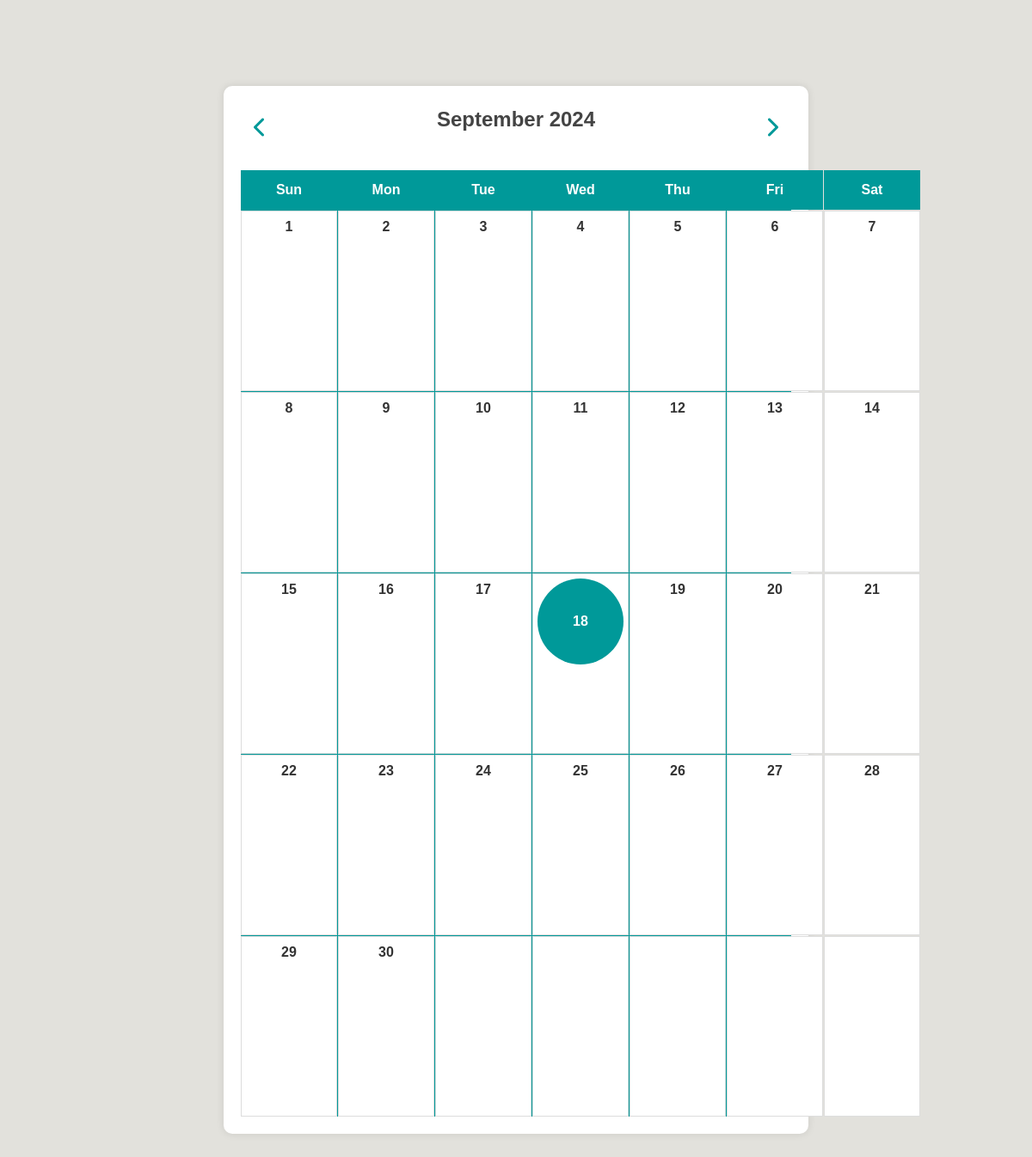
/calendar, run on an earlier commit of the app's database.
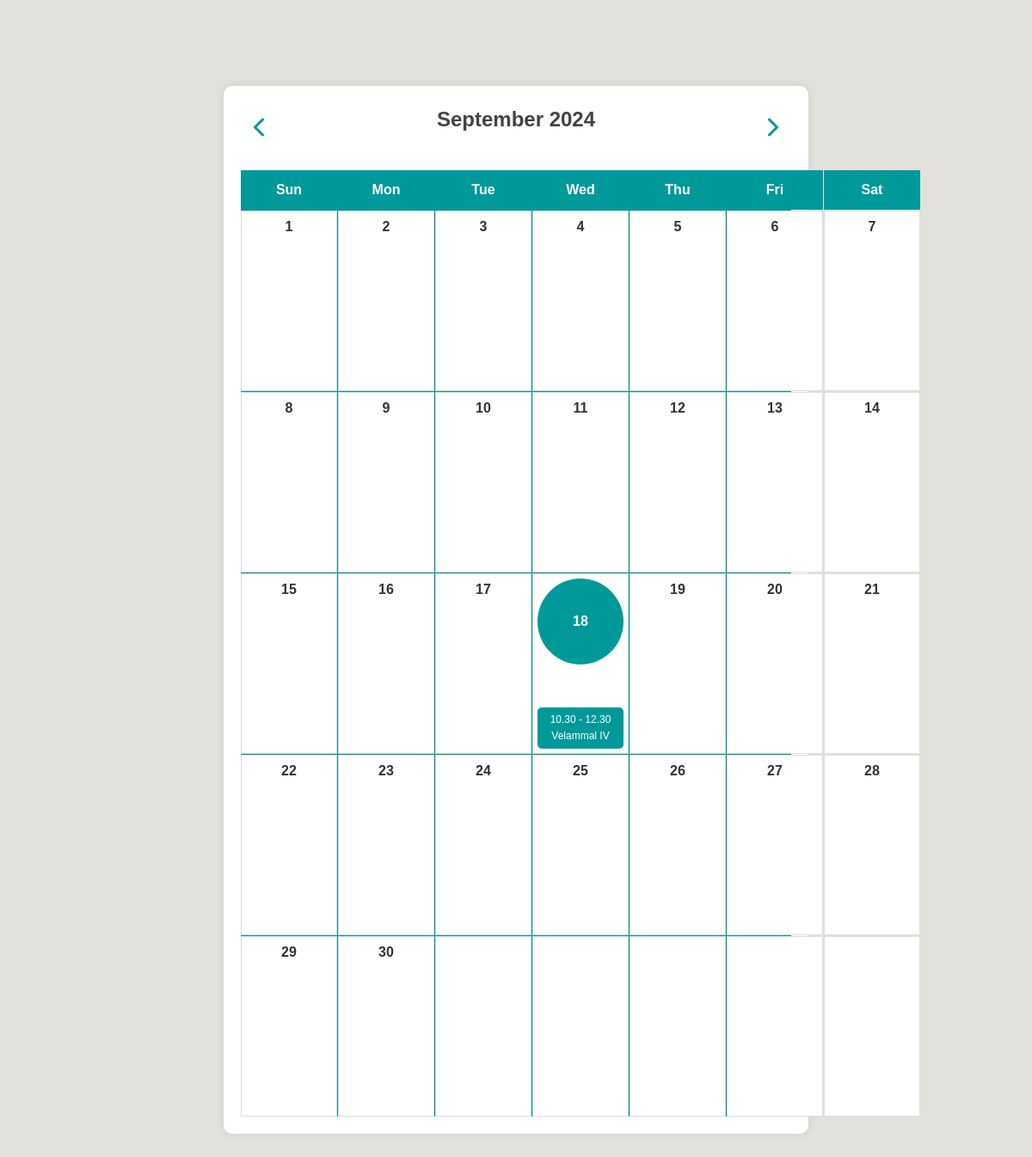
And on a later commit of the database.
### app/models.py (models this page shows)
class Event(db.Model):
    id = db.Column(db.Integer, primary_key=True)
    title = db.Column(db.String(100), nullable=False)
    date = db.Column(db.Date, nullable=False)
    description = db.Column(db.String(200))

### app/routes.py (the view, shortened to what this page needs)
@app.route('/calendar', methods=['GET', 'POST'])
def calendar_view():
    year = int(request.args.get('year', datetime.now().year))
    month = int(request.args.get('month', datetime.now().month))
    today = datetime.now().day if month == datetime.now().month else None
    month_name = cal.month_name[month]
    cal_instance = cal.Calendar(firstweekday=6)  # Sunday as the first day of the week
    month_days = cal_instance.monthdayscalendar(year, month)
    events = Event.query.filter(
        db.extract('month', Event.date) == month,
        db.extract('year', Event.date) == year
    ).all()
    return render_template(
        'calendar.html', current_month=month_name, current_year=year,
        weeks=month_days, events=events, current_day=today,
        previous_month=(month - 1) or 12,
        previous_year=year - 1 if month == 1 else year,
        next_month=(month + 1) if month < 12 else 1,
        next_year=year + 1 if month == 12 else year
    )

### app/templates/calendar.html (shortened to what this page needs)
{% extends 'base_cal.html' %}
{% block content %}
<div class="calendar-container">
    <div class="calendar-header">
        <button id="prevMonth"><i class="fa-solid fa-chevron-left"></i></button>
        <h2 id="monthYear">{{ current_month }} {{ current_year }}</h2>
        <button id="nextMonth"><i class="fa-solid fa-chevron-right"></i></button>
    </div>
    <div class="calendar-grid">
        <div class="day-name">Sun</div>
        <div class="day-name">Mon</div>
        <div class="day-name">Tue</div>
        <div class="day-name">Wed</div>
        <div class="day-name">Thu</div>
        <div class="day-name">Fri</div>
        <div class="day-name">Sat</div>
        {% for week in weeks %}
            {% for day in week %}
            <div class="calendar-day">
                {% if day > 0 %}
                    <div class="day-number {% if day == current_day %}today{% endif %}">
                        {{ day }}
                    </div>
                    <div class="events-list">
                        {% for event in events %}
                            {% if event.date.day == day %}
                            <div class="event-title"
                                 data-title="{{ event.title }}"
                                 data-date="{{ event.date.strftime('%Y-%m-%d') }}"
                                 data-description="{{ event.description }}"
                                 onclick="showPopup(this)">
                                {{ event.title }}
                            </div>
                            {% endif %}
                        {% endfor %}
                    </div>
                {% else %}
                    <div class="empty-day"></div>
                {% endif %}
            </div>
            {% endfor %}
        {% endfor %}
    </div>
</div>
{% endblock %}

### app/templates/base_cal.html (shortened to what this page needs)
<!DOCTYPE html>
<html lang="en">
<head>
    <link rel="stylesheet" href="{{ url_for('static', filename='css/style_cal.css') }}">
    <link rel="stylesheet" href="https://cdnjs.cloudflare.com/ajax/libs/font-awesome/6.6.0/css/all.min.css" />
    <link rel="stylesheet" href="https://cdnjs.cloudflare.com/ajax/libs/font-awesome/6.6.0/css/brands.min.css" />
</head>
<body>
    <div class="container">
        {% block content %}{% endblock %}
    </div>
</body>
</html>

### app/static/css/style_cal.css (style rules this page uses)
body, h1, h2, h3, p, form { margin: 0; padding: 0; }
body { font-family: Arial, sans-serif; background-color: #f4f4f9; color: #333; line-height: 1.6; }
.container { width: 60%; margin: 0 auto; padding: 20px; padding-top:200px; }
h1, h2 { color: #444; margin-bottom: 20px; }
button { background: #45a049; color: #fff; border: none; padding: 10px 15px; border-radius: 4px; cursor: pointer; font-size: 16px; }
:root { --primary-clr: #009999; }
* { margin: 0; padding: 0; box-sizing: border-box; font-family: "Poppins", sans-serif; }
body { position: relative; min-height: 100vh; display: flex; align-items: center; justify-content: center; padding-bottom: 30px; background-color: #e2e1dc; }
.calendar-container { display: flex; flex-direction: column; align-items: center; background: #fff; border-radius: 10px; box-shadow: 0 0 10px rgba(0, 0, 0, 0.1); width: 100%; max-width: 1200px; margin: auto; padding: 20px; }
.calendar-header { display: flex; align-items: center; justify-content: space-between; width: 100%; max-width: 800px; margin-bottom: 20px; }
.calendar-header h2 { font-size: 1.5rem; font-weight: 600; }
.calendar-header button { background-color: transparent; border: none; font-size: 1.5rem; cursor: pointer; color: var(--primary-clr); }
.day-number { font-size: 1rem; font-weight: 500; margin-bottom: 5px; height: 100px; width: 100px; }
.today { font-weight: bold; color: #fff; background-color: var(--primary-clr); border-radius: 50%; padding: 5px; display: inline-block; }

### app/templates/calendar.html (style rules this page uses)
body, h1, h2, h3, p, form { margin: 0; padding: 0; }
body { font-family: Arial, sans-serif; background-color: #f4f4f9; color: #333; line-height: 1.6; position: relative; min-height: 100vh; display: flex; align-items: center; justify-content: center; padding-bottom: 30px; background-color: #e2e1dc; }
.container { width: 60%; margin: 0 auto; padding: 20px; padding-top: 100px; }
h1, h2 { color: #444; margin-bottom: 20px; }
button { background: #45a049; color: #fff; border: none; padding: 10px 15px; border-radius: 4px; cursor: pointer; font-size: 16px; }
:root { --primary-clr: #009999; }
.calendar-container { display: flex; flex-direction: column; align-items: center; background: #fff; border-radius: 10px; box-shadow: 0 0 10px rgba(0, 0, 0, 0.1); width: 100%; max-width: 1200px; margin: auto; padding: 20px; }
.calendar-header { display: flex; align-items: center; justify-content: space-between; width: 100%; max-width: 800px; margin-bottom: 20px; }
.calendar-header h2 { font-size: 1.5rem; font-weight: 600; }
.calendar-header button { background-color: transparent; border: none; font-size: 1.5rem; cursor: pointer; color: var(--primary-clr); }
.calendar-grid { display: grid; grid-template-columns: repeat(7, 1fr); gap: 1px; background: var(--primary-clr); width: 100%; }
.calendar-day { display: flex; flex-direction: column; justify-content: space-between; align-items: center; background: #fff; border: 1px solid #ddd; position: relative; padding: 5px; box-sizing: border-box; height: 210px; }
.day-name { font-weight: bold; background: var(--primary-clr); color: #fff; padding: 10px 0; text-align: center; }
.day-number { position: relative; font-weight: bold; margin-bottom: 5px; display: flex; justify-content: center; }
.day-number.today { display: flex; justify-content: center; align-items: center; }
.day-number.today + .events-list { margin-top: 5px; }
.today { font-weight: bold; color: #fff; background-color: var(--primary-clr); border-radius: 50%; padding: 5px; display: inline-block; }
.events-list { display: flex; flex-direction: column; width: 100%; margin-top: 5px; }
.event-title { cursor: pointer; background-color: #009999; color: white; padding: 5px; border-radius: 5px; margin-top: 2px; font-size: 0.75rem; text-align: center; }
.empty-day { background-color: white; height: 100%; width: 100%; }

What changed in the data, as far as the page shows it:
added Event: title "10.30 - 12.30 Velammal IV"
